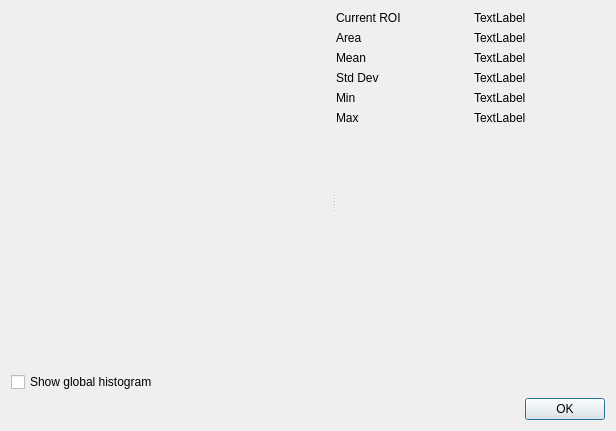
<?xml version="1.0" encoding="UTF-8"?>
<ui version="4.0">
 <class>ImageViewerInfoDialog</class>
 <widget class="QDialog" name="ImageViewerInfoDialog">
  <property name="geometry">
   <rect>
    <x>0</x>
    <y>0</y>
    <width>616</width>
    <height>431</height>
   </rect>
  </property>
  <property name="windowTitle">
   <string>Image information</string>
  </property>
  <layout class="QVBoxLayout" name="verticalLayout">
   <item>
    <widget class="QSplitter" name="splitter">
     <property name="orientation">
      <enum>Qt::Horizontal</enum>
     </property>
     <widget class="QWidget" name="">
      <layout class="QVBoxLayout" name="verticalLayout_histogram">
       <item>
        <widget class="QtAddons::PlotWidget" name="histogramplot" native="true"/>
       </item>
       <item>
        <widget class="QCheckBox" name="check_showglobal">
         <property name="text">
          <string>Show global histogram</string>
         </property>
        </widget>
       </item>
      </layout>
     </widget>
     <widget class="QWidget" name="">
      <layout class="QVBoxLayout" name="verticalLayout_info">
       <item>
        <layout class="QHBoxLayout" name="horizontalLayout_roi">
         <item>
          <widget class="QLabel" name="label_roi">
           <property name="text">
            <string>Current ROI</string>
           </property>
          </widget>
         </item>
         <item>
          <widget class="QLabel" name="label_ROI">
           <property name="text">
            <string>TextLabel</string>
           </property>
          </widget>
         </item>
        </layout>
       </item>
       <item>
        <layout class="QHBoxLayout" name="horizontalLayout_area">
         <item>
          <widget class="QLabel" name="label_area">
           <property name="text">
            <string>Area</string>
           </property>
          </widget>
         </item>
         <item>
          <widget class="QLabel" name="label_Area">
           <property name="text">
            <string>TextLabel</string>
           </property>
          </widget>
         </item>
        </layout>
       </item>
       <item>
        <layout class="QHBoxLayout" name="horizontalLayout_mean">
         <item>
          <widget class="QLabel" name="label_mean">
           <property name="text">
            <string>Mean</string>
           </property>
          </widget>
         </item>
         <item>
          <widget class="QLabel" name="label_Mean">
           <property name="text">
            <string>TextLabel</string>
           </property>
          </widget>
         </item>
        </layout>
       </item>
       <item>
        <layout class="QHBoxLayout" name="horizontalLayout_stddev">
         <item>
          <widget class="QLabel" name="label_stddev">
           <property name="text">
            <string>Std Dev</string>
           </property>
          </widget>
         </item>
         <item>
          <widget class="QLabel" name="label_StdDev">
           <property name="text">
            <string>TextLabel</string>
           </property>
          </widget>
         </item>
        </layout>
       </item>
       <item>
        <layout class="QHBoxLayout" name="horizontalLayout_min">
         <item>
          <widget class="QLabel" name="label_min">
           <property name="text">
            <string>Min</string>
           </property>
          </widget>
         </item>
         <item>
          <widget class="QLabel" name="label_Min">
           <property name="text">
            <string>TextLabel</string>
           </property>
          </widget>
         </item>
        </layout>
       </item>
       <item>
        <layout class="QHBoxLayout" name="horizontalLayout_max">
         <item>
          <widget class="QLabel" name="label_max">
           <property name="text">
            <string>Max</string>
           </property>
          </widget>
         </item>
         <item>
          <widget class="QLabel" name="label_Max">
           <property name="text">
            <string>TextLabel</string>
           </property>
          </widget>
         </item>
        </layout>
       </item>
       <item>
        <spacer name="verticalSpacer_info">
         <property name="orientation">
          <enum>Qt::Vertical</enum>
         </property>
         <property name="sizeHint" stdset="0">
          <size>
           <width>20</width>
           <height>40</height>
          </size>
         </property>
        </spacer>
       </item>
      </layout>
     </widget>
    </widget>
   </item>
   <item>
    <widget class="QDialogButtonBox" name="buttonBox">
     <property name="orientation">
      <enum>Qt::Horizontal</enum>
     </property>
     <property name="standardButtons">
      <set>QDialogButtonBox::Ok</set>
     </property>
    </widget>
   </item>
  </layout>
 </widget>
 <customwidgets>
  <customwidget>
   <class>QtAddons::PlotWidget</class>
   <extends>QWidget</extends>
   <header location="global">plotwidget.h</header>
   <container>1</container>
  </customwidget>
 </customwidgets>
 <resources/>
 <connections>
  <connection>
   <sender>buttonBox</sender>
   <signal>accepted()</signal>
   <receiver>ImageViewerInfoDialog</receiver>
   <slot>accept()</slot>
   <hints>
    <hint type="sourcelabel">
     <x>248</x>
     <y>254</y>
    </hint>
    <hint type="destinationlabel">
     <x>157</x>
     <y>274</y>
    </hint>
   </hints>
  </connection>
  <connection>
   <sender>buttonBox</sender>
   <signal>rejected()</signal>
   <receiver>ImageViewerInfoDialog</receiver>
   <slot>reject()</slot>
   <hints>
    <hint type="sourcelabel">
     <x>316</x>
     <y>260</y>
    </hint>
    <hint type="destinationlabel">
     <x>286</x>
     <y>274</y>
    </hint>
   </hints>
  </connection>
 </connections>
</ui>
